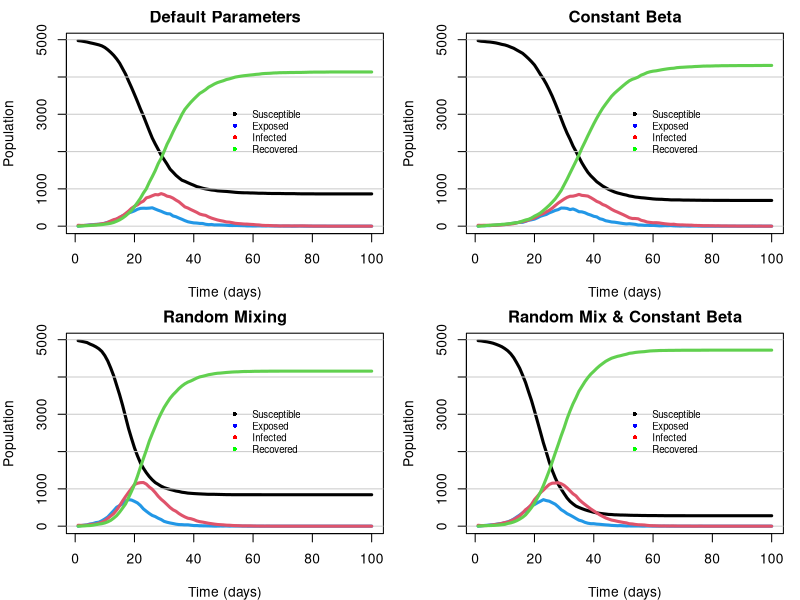

This figure's R source:
# Jackson Cramer (s2274544), Maximillian McCourt (s2145762), Natalia Montalvo Cabornero (s1969053)

# Our group worked collaboratively on the development and optimisation of all exercises.
# Although tasks were divided among us, we maintained a balanced workload through 
# regular code reviews, debugging sessions, and problem-solving meetings.
# Jackson focused for the plotting functions and household creation. 
# Max focused on implementing the nseir function.
# Natalia focusedto the get.net function and commenting.


######### GENERAL DESCRIPTION #########

# This project extends the SEIR epidemic model by incorporating household and social 
# network structures. Individuals are grouped into households and connected through 
# probabilistic contact networks based on sociability parameters. The model simulates 
# disease transmission through household, network, and random interactions to study 
# how social structure and individual variability affect epidemic dynamics.



#########  SETTING UP  ##########

# In this section, we define the population structure and create social networks.
# The goal is to represent both household connections and external contacts
# in order to model how social structure influences the spread of infectious diseases.


## --- Distribution into Households --- ##

n <- 5000  # Total population size
h_max <- 5 # Maximum number of people per household

# Each individual is randomly assigned to a household of size between 1 and h_max.
# This creates a heterogeneous household structure.
h <- rep(1:n, sample(1:h_max, n, replace=TRUE))[1:n] |> sample()


## --- Creation of networks --- ## 

# get.net() constructs a social contact network among individuals.
# Each person i can form contacts with others who are not in the same household.
# beta = individual sociability
# h = household structure
# nc = expected number of contacts per person
get.net <- function(beta,h,nc=15){

  # Population size
  n <- length(beta) 
  
  # Initialize an empty contact list for all individuals
  contacts <- vector("list", n)
  
  # Compute a coefficient to normalize the expected number of contacts
  coeff <- nc/(mean(beta)**2 * (n - 1))
  
  # Loop over all individuals to create network links
  for (i in 1:(n-1)){
    
    # Identify all possible contacts who are not in the same household
    non_h <- h[(i+1):n]!=h[i] 
    poss_links <- c((i+1):n)[non_h]  # initialise all possible links
    
    # Extract beta values (sociability parameters) for potential contacts
    beta_poss_links <- beta[poss_links]
    
    # Compute the probability of forming a contact between individual i and others
    prob_betas <- coeff*beta[i]*beta_poss_links
    
    # Generate links based on the assigned connection probabilities
    link_idx <- rbinom(length(prob_betas), 1, prob_betas) == 1
    links <- poss_links[link_idx]
    
    # Store the links in the contacts list
    contacts[[i]] <- c(contacts[[i]], links)
    for (j in links) {
      contacts[[j]] <- c(contacts[[j]], i)
    }
  }
  
  # Return the full contact network as list
  return(contacts)
}

#system.time(alink <- get.net(beta,h,nc))

#########  SEIR MODEL  ##########

## --- SEIR simulation funciton --- ##

# nseir() simulates an epidemic over time in a population with household and network-based social structure.
# Each individual is in one of four states: Susceptible (S=0), Exposed (E=1), 
# Infected (I=2), or Recovered (R=3).
# beta =
# h =
# alink =
# alpha =
# delta =
# gamma = 
# nc = 
# nt = 
# pinf = 
nseir <- function(beta,h,alink,alpha=c(.1,.01,.01),delta=.2,gamma=.4,nc=15, nt = 100,pinf = .005){
  # Our SEIR, t data
  # Using S=0, E=1, I=2, R=3 structure
  n <- length(beta)
  # defining alphas
  alpha_h <- alpha[1]
  alpha_c <- alpha[2]
  alpha_r <- alpha[3]
  # total population
  x <- rep(0, n)
  # initialise infected individuals at random
  x[sample(n, max(1,round(n*pinf)))] <- 2 # use max() to ensure at least 1 person starts as infected
  # initialise SEIR counts
  S <- E <- I <- R <- rep(0,nt)
  S[1] <- sum(x == 0)
  I[1] <- sum(x == 2)
  # initialize denominator for probability calculation
  coeff <- (alpha_r*nc)/(mean(beta)^2 * (n-1))
  # loop over days
  for (t in 2:nt){
    # generate n random deviates for mutually exclusive daily transitions
    u <- runif(n)
    x[x==2 & u<delta] <- 3 # infected to recovered
    x[x==1 & u<gamma] <- 2 # exposed to infected
    # susceptible to exposed
    current_I <- which(x==2)
    for (i in current_I){
      # if x is susceptible, and in same household as i, and random number less than alpha_h probability
      household <- which(h==h[i] & x==0)
      # uses runif of length of household to select which household members become exposed
      x[household[runif(length(household)) < alpha_h]] <- 1
      # contacts mixing daily probability
      # if x is susceptible, and in contact list of i, and random number less than alpha_c probability
      # finds all susceptible contacts of infected person i
      contacts_i <- alink[[i]]
      sus_contacts <- contacts_i[x[contacts_i]==0]
      # uses runif of length of susceptible contacts to select which susceptible contacts become exposed
      x[sus_contacts[runif(sus_contacts) < alpha_c]] <- 1
      # random mixing daily probability
      susceptible <- which(x==0) # initialize those susceptible to infection
      r_prob <- coeff*beta[i]*beta[susceptible]
      x[susceptible[runif(length(susceptible)) < r_prob]] <- 1
      # count of SEIR population
    }
    S[t] <- sum(x==0)
    E[t] <- sum(x==1)
    I[t] <- sum(x==2)
    R[t] <- sum(x==3)
  }
  return(list(S=S,E=E,I=I,R=R,t=1:nt))
}


#########  COMPARISON OF EPIDEMIC DYNAMICS ##########

## --- Plotting function --- ##

# plot_dynamics() visualizes the evolution of the SEIR compartments over time.
# pop_states = population state counts as produced by nseir
# title = desired plot title
plot_dynamics = function(pop_states, title=""){
  
  # Calculate highest population among groups for consistent axis scaling
  ymax <- max(c(pop_states$S, pop_states$E, pop_states$I, pop_states$R))
  
  # Plot susceptible population over time as a black line
  plot(pop_states$S,ylim=c(0,ymax), type="l", lwd=3, xlab="Time (days)", ylab="Population", main=title)
  
  # Add horizontal grid lines at axis tick marks for easy comparison
  abline(h=axTicks(2), col="gray80")
  
  # Plot remaining SEIR groups as unique colored lines
  lines(pop_states$E, col=4, lwd=3) # E blue
  lines(pop_states$I, col=2, lwd=3) # I red
  lines(pop_states$R, col=3, lwd=3) # R green
  
  # include legend to identify which color corresponds to which SEIR group
  legend(x=length(pop_states$R)/2, y=ymax/1.5,
         legend=c("Susceptible", "Exposed", "Infected", "Recovered"),
         col=c("black", "blue", "red", "green"),
         lty=NA, lwd=2,
         pch=16,
         cex=0.7, bty="n")
}


## --- Comparing Different Epidemic Scenarios --- ##

# We simulate and compare four scenarios to investigate the effects of household and network structure, 
# as well as individual variability in sociability (beta).

# First, initialize a 'sociability' parameter (a number between 0 and 1) for each person
beta <- runif(n, 0, 1)

# Using get.net, create regular network of contacts between each person
alink <- get.net(beta,h)

# 1. Default Parameters
# Full model with households, network contacts, and random mixing using default paramenters
def_params = nseir(beta,h,alink)

# 2. Random Mixing
# Simulate epidemic by removing household and regular network structure, 
# keeping average initial infections per day the same for each person
# to do so, set alpha h and alpha c to 0, while setting alpha r to .04.
random_mixing = nseir(beta, h, alink, alpha=c(0,0,.04))

# 3. Constant Beta
# Simulate epidemic using full model with default parameters, but assigning each person the same 
# sociability parameter, which is the average of our original beta parameters
avg_beta = 1:length(beta)
avg_beta[1:length(avg_beta)] = mean(beta)
constant_beta = nseir(avg_beta,h,alink)

# 4. Random Mixing & Constant Beta
# Simulate epidemic by combining the conditions of the previous two simulations (random mixing and constant beta)
random_mix_constant_beta = nseir(avg_beta,h,alink, alpha=c(0,0,.04))

## --- Plotting the Four Scenarios --- ##

# Set plotting layout/margins for epidemic plots
par(mfcol=c(2,2), mar=c(4,4,2,1))

# Specify titles to be added to plots
titles <- c("Default Parameters", "Random Mixing", "Constant Beta", "Random Mix & Constant Beta")
plots <- list(def_params, random_mixing, constant_beta, random_mix_constant_beta)

# Loop through each simulation and plot their epidemic dynamics
for (i in seq_along(plots)) {
  plot_dynamics(plots[[i]], titles[i])
}

## --- Comments --- ##
